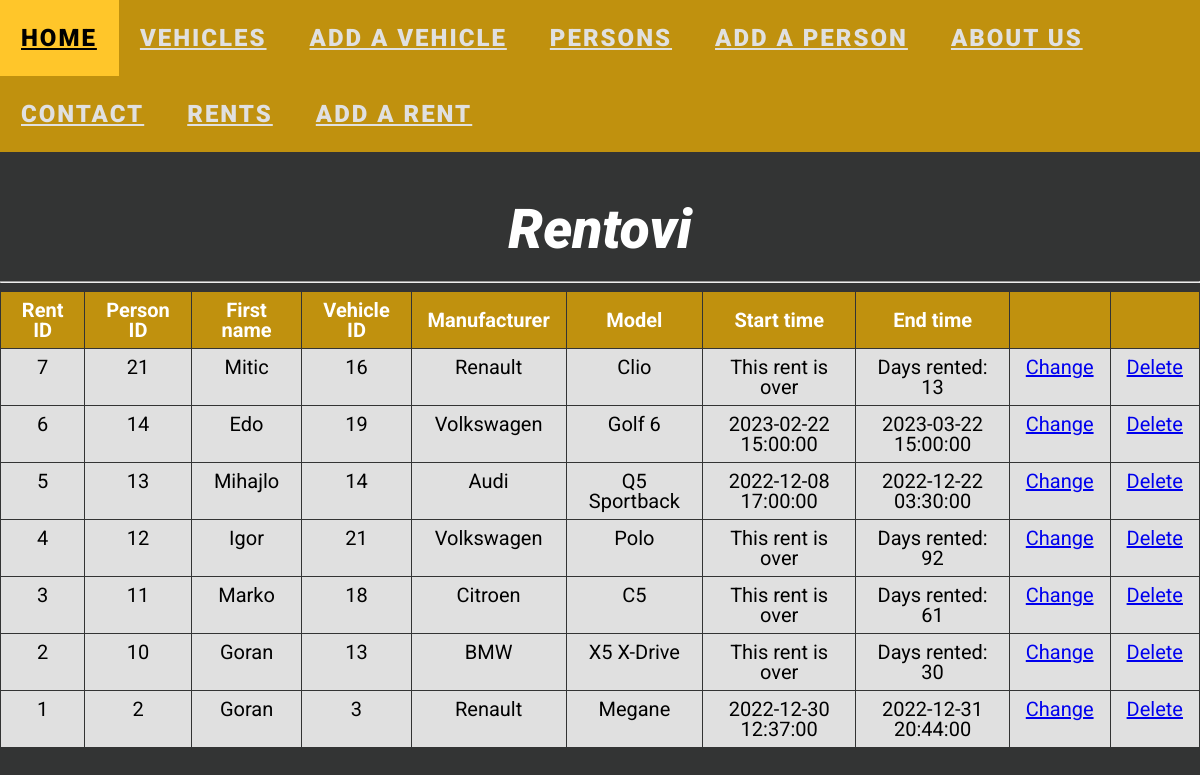
/rented/rented.php, run on the app's committed database.
### tables this page shows
CREATE TABLE `rent` (
  `id` int NOT NULL AUTO_INCREMENT,
  `personId` int DEFAULT NULL,
  `vehicleId` int DEFAULT NULL,
  `startTime` datetime DEFAULT NULL,
  `endTime` datetime DEFAULT NULL,
  PRIMARY KEY (`id`),
  KEY `personId` (`personId`),
  KEY `vehicleId` (`vehicleId`),
  CONSTRAINT `rent_ibfk_1` FOREIGN KEY (`personId`) REFERENCES `person` (`personId`),
  CONSTRAINT `rent_ibfk_2` FOREIGN KEY (`vehicleId`) REFERENCES `vehicle` (`vehicleId`)
);

CREATE TABLE `person` (
  `personId` int NOT NULL AUTO_INCREMENT,
  `firstName` varchar(255) DEFAULT NULL,
  `lastName` varchar(255) DEFAULT NULL,
  `city` varchar(255) DEFAULT NULL,
  `country` varchar(255) DEFAULT NULL,
  `dateOfBirth` date DEFAULT NULL,
  `isVisible` tinyint(1) DEFAULT NULL,
  PRIMARY KEY (`personId`)
);

CREATE TABLE `vehicle` (
  `vehicleId` int NOT NULL AUTO_INCREMENT,
  `manufacturer` varchar(255) DEFAULT NULL,
  `vehicleModel` varchar(255) DEFAULT NULL,
  `vehicleEngine` varchar(255) DEFAULT NULL,
  `vehicleYear` int DEFAULT NULL,
  `isRented` tinyint(1) DEFAULT NULL,
  `isVisible` tinyint(1) DEFAULT NULL,
  `consumptionPer100Km` float DEFAULT NULL,
  PRIMARY KEY (`vehicleId`)
);

### rented/rented.php (the view, shortened to what this page needs)
<?php
include "../include/header.php";
include "../include/joinsql.php";
?><!DOCTYPE html>
<html dir=ltr>
    <head>
        <link href="../css/reset.css" rel="stylesheet" type="text/css">
        <link href="../css/general.css" rel="stylesheet" type="text/css">
    </head>
    <body>
        <h1>Rentovi</h1>
        <br>
        <hr>
        <table>
            <thead>
                <td>Rent ID</td>
                <td>Person ID</td>
                <td>First name</td>
                <td>Vehicle ID</td>
                <td>Manufacturer</td>
                <td>Model</td>
                <td>Start time</td>
                <td>End time</td>
                <td></td>
                <td></td>
            </thead>
            <tbody>
                <?php $rentovi = $conn->query("SELECT rent.id, person.personId, person.firstName, vehicle.vehicleId, vehicle.manufacturer, vehicle.vehicleModel, rent.startTime, rent.endTime FROM ((rent JOIN person ON rent.personId = person.personId) JOIN vehicle ON rent.vehicleId = vehicle.vehicleId) ORDER BY id DESC");
                if ($rentovi->num_rows > 0) {
                    while ($row = $rentovi->fetch_assoc()) {
                        $endTime = date_create($row['endTime']);
                        $startTime = date_create($row['startTime']);
                        if (date_format($endTime, "Y.m.d H:i") <= date("Y.m.d H:i")) {
                            $diff = date_diff($startTime, $endTime);
                            $endTime = $diff->format("Days rented: %a");
                            $startTime = "This rent is over";
                        } elseif (date_format($endTime, "Y.m.d H:i") >= date("Y.m.d H:i")) {
                            $endTime = $row['endTime'];
                            $startTime = $row['startTime'];
                        }
                        print '<tr>
                                    <td>' . $row["id"] . '</td>
                                    <td>' . $row["personId"] . '</td>
                                    <td>' . $row["firstName"] . '</td>
                                    <td>' . $row["vehicleId"] . '</td>
                                    <td>' . $row["manufacturer"] . '</td>
                                    <td>' . $row["vehicleModel"] . '</td>
                                    <td>' . $startTime . '</td>
                                    <td>' . $endTime. '</td>
                                    <td><a href="updateRent.php?id=' . $row["id"] . '">Change</a></td>
                                    <td><a href="deleteRent.php?id=' . $row["id"] . '">Delete</a></td>
                                </tr>';
                    }
                } ?>
            </tbody>
        </table>
    </body>
</html>

### css/general.css (style rules this page uses)
body { background-color: #333434; font-family: 'Roboto', sans-serif; font-weight: 400; }
h1 { font-size: 55px; color: #fff; font-style: italic; padding-top: 50px; text-align: center; font-weight: 900; }
::placeholder { color: #fff; opacity: 0.7; }
table { border-collapse: separate; border-spacing: 1px; font-size: 20px; margin: auto; padding-bottom: 69px; }
table td { background-color: #e0e0e0; padding: 8px 16px 8px 16px; text-align: center; }
table thead td { background-color: rgb(192, 145, 14);; color: #fff; font-weight: bold; text-align: center; vertical-align: middle; }

### data on the page
rent: id "7", personId.personId "21", personId.firstName "Mitic", vehicleId.vehicleId "16", vehicleId.manufacturer "Renault", vehicleId.vehicleModel "Clio", endTime "This rent is over", endTime "Days rented: 13"
rent: id "6", personId.personId "14", personId.firstName "Edo", vehicleId.vehicleId "19", vehicleId.manufacturer "Volkswagen", vehicleId.vehicleModel "Golf 6", startTime "2023-02-22 15:00:00", endTime "2023-03-22 15:00:00"
rent: id "5", personId.personId "13", personId.firstName "Mihajlo", vehicleId.vehicleId "14", vehicleId.manufacturer "Audi", vehicleId.vehicleModel "Q5 Sportback", startTime "2022-12-08 17:00:00", endTime "2022-12-22 03:30:00"
rent: id "4", personId.personId "12", personId.firstName "Igor", vehicleId.vehicleId "21", vehicleId.manufacturer "Volkswagen", vehicleId.vehicleModel "Polo", endTime "This rent is over", endTime "Days rented: 92"
rent: id "3", personId.personId "11", personId.firstName "Marko", vehicleId.vehicleId "18", vehicleId.manufacturer "Citroen", vehicleId.vehicleModel "C5", endTime "This rent is over", endTime "Days rented: 61"
rent: id "2", personId.personId "10", personId.firstName "Goran", vehicleId.vehicleId "13", vehicleId.manufacturer "BMW", vehicleId.vehicleModel "X5 X-Drive", endTime "This rent is over", endTime "Days rented: 30"
rent: id "1", personId.personId "2", personId.firstName "Goran", vehicleId.vehicleId "3", vehicleId.manufacturer "Renault", vehicleId.vehicleModel "Megane", startTime "2022-12-30 12:37:00", endTime "2022-12-31 20:44:00"
